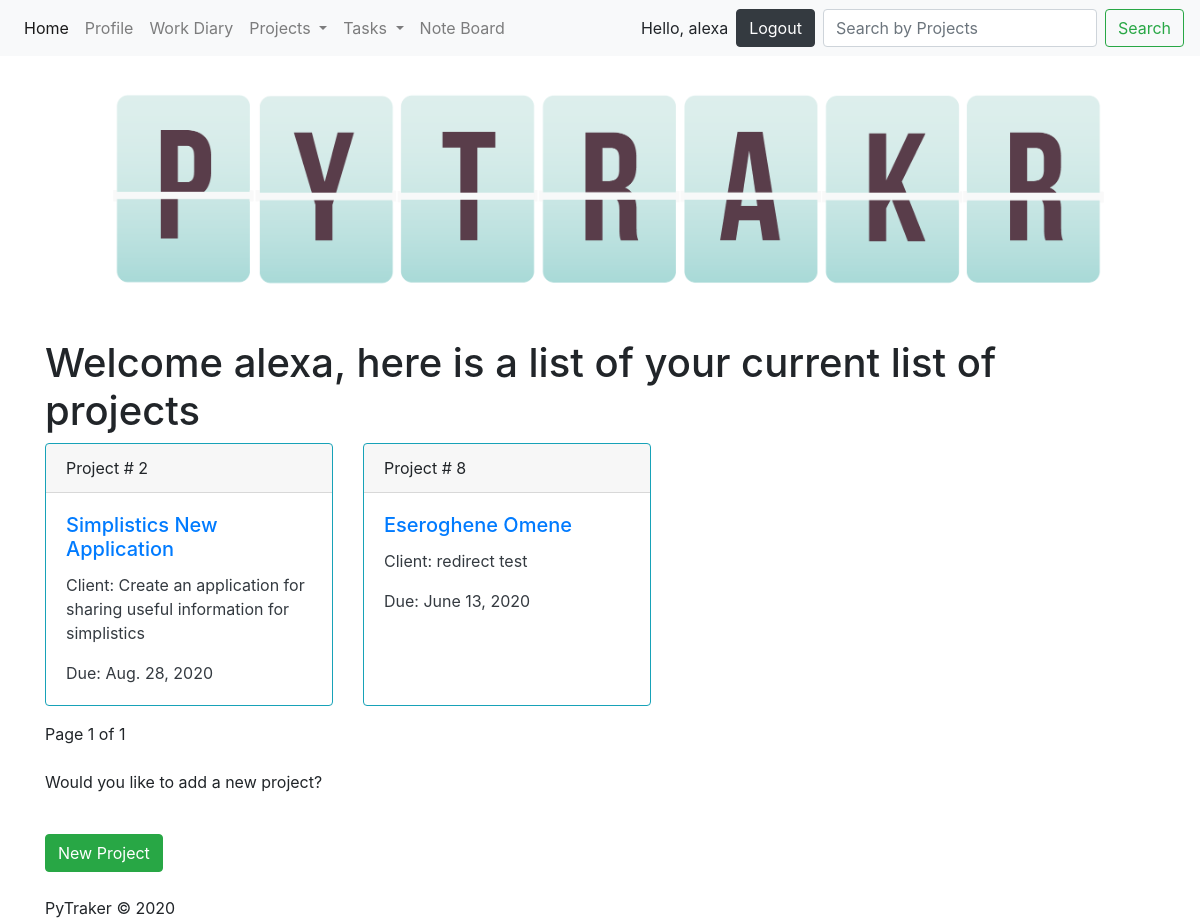
The app's page / (signed in), older data.
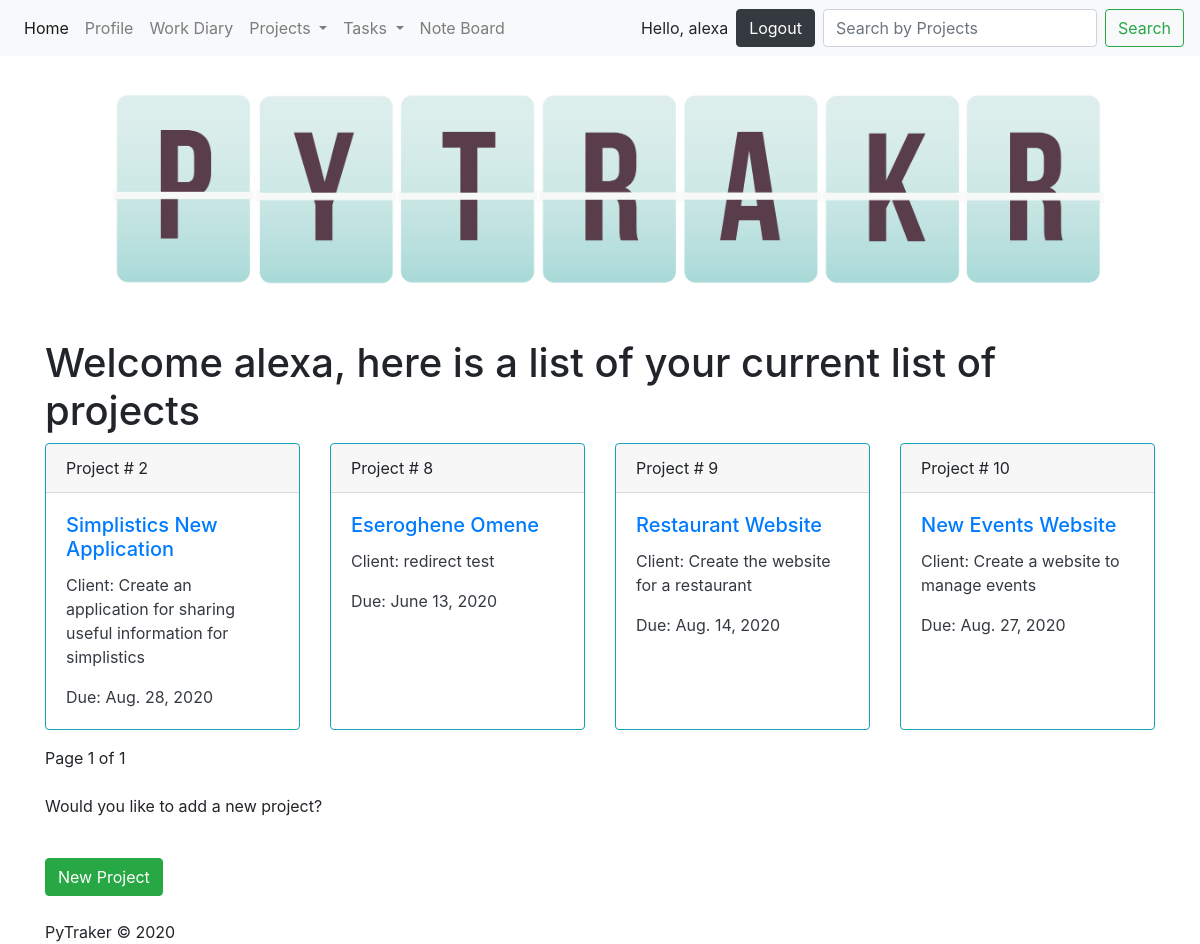
The same page, newer data.
### PyTraker/models.py (models this page shows, shortened)
class Projects(models.Model):
    name = models.CharField(max_length=50)
    description = models.TextField(max_length=250)
    clientID = models.ForeignKey(Clients, on_delete=models.CASCADE)
    payRate = models.IntegerField()
    startDate = models.DateTimeField()
    dueDate = models.DateTimeField()

### PyTraker/views.py (the view)
# urls.py: path('', views.home, name="home"),
def home(request):
    mess = 'Welcome to our Work Tracking Application!'
    project_list = Projects.objects.all()
    paginator = Paginator(project_list, 5)
    page_number = request.GET.get('page')
    page_obj = paginator.get_page(page_number)
    return render(request, 'PyTraker/index.html', {'page_obj': page_obj, 'mess': mess})

### PyTraker/templates/PyTraker/index.html (shortened to what this page needs)
{% extends "PyTraker/header.html" %}
{% block content %}
{% if user.is_authenticated %}
<h1> {% if user.profile %} Welcome {{ user.profile.firstname }} {{ user.profile.lastname }}, here is a list of your current list of projects {% else %}
Welcome {{ user.username }}, here is a list of your current list of projects{% endif%}</h1>
{% if page_obj %}
    <div class="card-deck">
         {% for project in page_obj %}
        <div class="card border-info mb-3" style="max-width: 18rem;">
          <div class="card-header">Project # {{ project.id }}</div>
            <div class="card-body text-dark">
            <h5 class="card-title"><a href="/PyTraker/details_project/{{ project.id }}">{{ project.name }}</a></h5>
            <p class="card-text">Client: {{ project.description }}</p>
            <p class="card-text">Due: {{ project.dueDate.date }}</p>
        </div>
        </div>
     {% endfor %}
    </div>
<div class="pagination">
    <span class="step-links">
        <span class="current">
            Page {{ page_obj.number }} of {{ page_obj.paginator.num_pages }}
        </span>
    </span>
</div>
{% else %}
<p> No projects yet!</p>
{% endif %}
    <div>
    <br>
<p>Would you like to add a new project?</p>
<a class="btn btn-success" href= "/PyTraker/new_project">New Project</a>
</div>
{% else %}
<div class="alert alert-secondary" id="logged-out">{{ mess }}</div>
{% endif %}
{% endblock %}

Row changes from the older to the newer data that the page shows:
added Projects: id "9", name "Restaurant Website", description "Create the website for a restaurant", dueDate "Aug. 14, 2020"
added Projects: id "10", name "New Events Website", description "Create a website to manage events", dueDate "Aug. 27, 2020"
